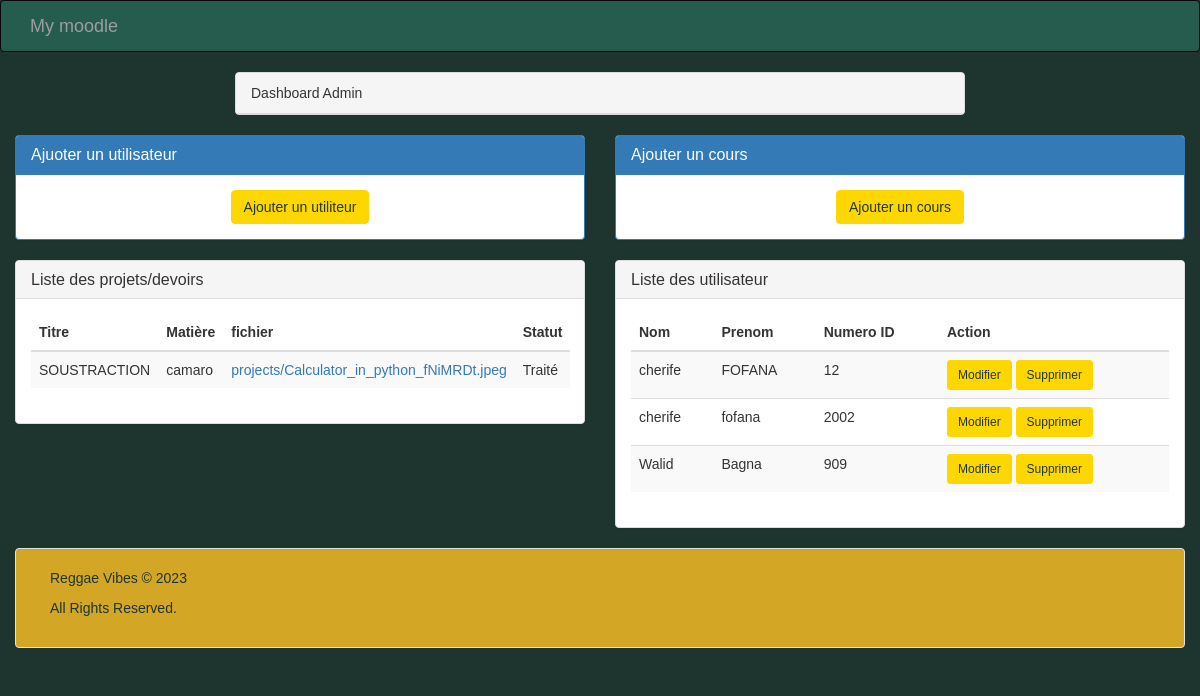
Screenshot of /home_admin with the database file from the repository.
### accounts/models.py (models this page shows, shortened)
class Project(models.Model):
    STATUS_CHOICES = (
        ('EN', 'En cours'), # Le projet/devoir est en cours de réalisation
        ('SO', 'Soumis'), # Le projet/devoir a été soumis par l'étudiant
        ('CO', 'Corrigé'), # Le projet/devoir a été corrigé par l'instructeur
        ('TR', 'Traité'), # Le projet/devoir a été traité par l'instructeur
        ('AR', 'Archivé'), # Le projet/devoir a été archivé par l'instructeur
    )
    title = models.CharField(max_length=200) # Intitulé du projet/devoir
    subject = models.ForeignKey(Subject, on_delete=models.CASCADE) # Matière liée au projet/devoir
    file = models.FileField(upload_to='projects/') # Fichier contenant le projet/devoir
    status = models.CharField(max_length=2, choices=STATUS_CHOICES, default='EN') # Statut du projet/devoir
    feedback = models.TextField(blank=True) # Avis/notes donnés par l'instructeur

class Subject(models.Model):
    name = models.CharField(max_length=100) # Nom de la matière
    code = models.CharField(max_length=10) # Code de la matière
    def __str__(self):
        return self.name

class CustomUser(AbstractBaseUser):
    first_name = models.CharField(max_length=30)
    last_name = models.CharField(max_length=30)
    birth_date = models.DateField()
    id_number = models.CharField(max_length=30, unique=True)
    STUDENT = 1
    TEACHER = 2
    ADMIN = 3
    ROLE_CHOICES = (
        (STUDENT, 'Etudiant'),
        (TEACHER, 'Enseignant'),
        (ADMIN, 'Administrateur'),
    )
    role = models.PositiveSmallIntegerField(choices=ROLE_CHOICES)
    is_active = models.BooleanField(default=True)
    is_admin = models.BooleanField(default=False)
    objects = CustomUserManager()
    USERNAME_FIELD = 'id_number'
    REQUIRED_FIELDS = ['first_name', 'last_name']

### accounts/views.py (the view)
# urls.py: path("home_admin", home_admin, name="home_admin"),
def home_admin(request):
    users = CustomUser.objects.all()
    projects = Project.objects.all()
    context = {'users': users, 'projects': projects }
    return render(request, "home_admin.html",context)

### accounts/templates/home_admin.html (shortened to what this page needs)
{% extends "base.html" %}
{% block content %}
    <div class="container">
        <div class="col-md-8 col-md-offset-2">
            <div class="panel panel-default">
                <div class="panel-heading">Dashboard Admin</div>
            </div>
        </div>
    </div>
    <div class="row">
        <div class="col-md-6">
            <div class="panel panel-primary">
                <div class="panel-heading">
                    <h2 class="panel-title">Ajuoter un utilisateur  </h2>
                </div>
                <div class="panel-body">
                    <form method="post" action="{% url 'register_page' %}" class="form-horizontal">
                        <div class="text-center">
                            <button type="submit" class="btn btn-primary">Ajouter un utiliteur</button>
                        </div>
                    </form>
                </div>
            </div>
        </div>
        <div class="col-md-6">
            <div class="panel panel-primary">
                <div class="panel-heading">
                    <h2 class="panel-title">Ajouter un cours  </h2>
                </div>
                <div class="panel-body">
                    <form method="post" action="{% url 'add_subject' %}" class="form-horizontal">
                        <div class="text-center">
                            <button type="submit" class="btn btn-primary">Ajouter un cours</button>
                        </div>
                    </form>
                </div>
            </div>
        </div>
        <div class="col-md-6">
            <div class="panel panel-default">
                <div class="panel-heading">
                    <h2 class="panel-title">Liste des projets/devoirs</h2>
                </div>
                <div class="panel-body">
                    <table class="table table-striped">
                        <thead>
                            <tr>
                                <th>Titre</th>
                                <th>Matière</th>
                                <th>fichier</th>
                                <th>Statut</th>
                            </tr>
                        </thead>
                        <tbody>
                            {% for project in projects %}
                            <tr>
                                <td>{{ project.title }}</td>
                                <td>{{ project.subject }}</td>
                                <td><a href="{{project.file.url}}">{{project.file}}</a>
                                <td>{{ project.get_status_display }}</td>
                            </tr>
                            {% endfor %}
                        </tbody>
                    </table>
                </div>
            </div>
        </div>
        <div class="col-md-6">
            <div class="panel panel-default">
                <div class="panel-heading">
                    <h2 class="panel-title">Liste des utilisateur</h2>
                </div>
                <div class="panel-body">
                    <table class="table table-striped">
                        <thead>
                            <tr>
                                <th>Nom</th>
                                <th>Prenom</th>
                                <th>Numero ID</th>
                                <th>Action</th>
                            </tr>
                        </thead>
                        <tbody>
                            {% for Customuser in users %}
                            <tr>
                                <td>{{ Customuser.first_name }}</td>
                                <td>{{ Customuser.last_name }}</td>
                                <td>{{ Customuser.id_number }}</td>
                                <td>
                                    <a href="{% url 'user_update' Customuser.id %}"
                                        class="btn btn-warning btn-sm">Modifier</a>
                                    <a href="{% url 'user_delete' Customuser.id %}"
                                        class="btn btn-danger btn-sm">Supprimer</a>
                                </td>
                            </tr>
                            {% endfor %}
                        </tbody>
                    </table>
                </div>
            </div>
        </div>
    </div>
{% endblock %}

### accounts/templates/base.html (shortened to what this page needs)
<!DOCTYPE html>
<html lang="en">
<head>
    <link rel="stylesheet" href="//maxcdn.bootstrapcdn.com/bootstrap/3.3.7/css/bootstrap.min.css">
</head>
<body class="override">
    <nav class="navbar navbar-inverse" role="navigation">
        <div class="container">
            <div class="navbar-header">
                <a class="navbar-brand" href="#">My moodle</a>
            </div>
        </div>
    </nav>
    <div class="container">
        <div class="row">
            {% block content %}{% endblock %}
        </div>
    </div>
    <footer>
        <div class="container">
            <div class="row well ml-t">
                <div class="col-lg-4 col-md-4">
                    <p class="m-t">Reggae Vibes &copy; 2023</p>
                    <p>All Rights Reserved.</p>
                </div>
            </div>
        </div>
    </footer>
</body>
</html>

### accounts/templates/base.html (style rules this page uses)
body { background-color: #1E352F; font-family: 'Arial', sans-serif; }
.navbar { background-color: #255C4E; }
.navbar-brand, .navbar-nav > li > a { color: #FFD700; }
.well { background-color: #D3A625; color: #1E352F; }
.btn { background-color: #FFD700; border-color: #FFD700; color: #1E352F; }

### rows the page displays
Project: title "SOUSTRACTION", subject "camaro", file "projects/Calculator_in_python_fNiMRDt.jpeg", status "Traité"
CustomUser: first_name "cherife", last_name "FOFANA", id_number "12"
CustomUser: first_name "cherife", last_name "fofana", id_number "2002"
CustomUser: first_name "Walid", last_name "Bagna", id_number "909"
